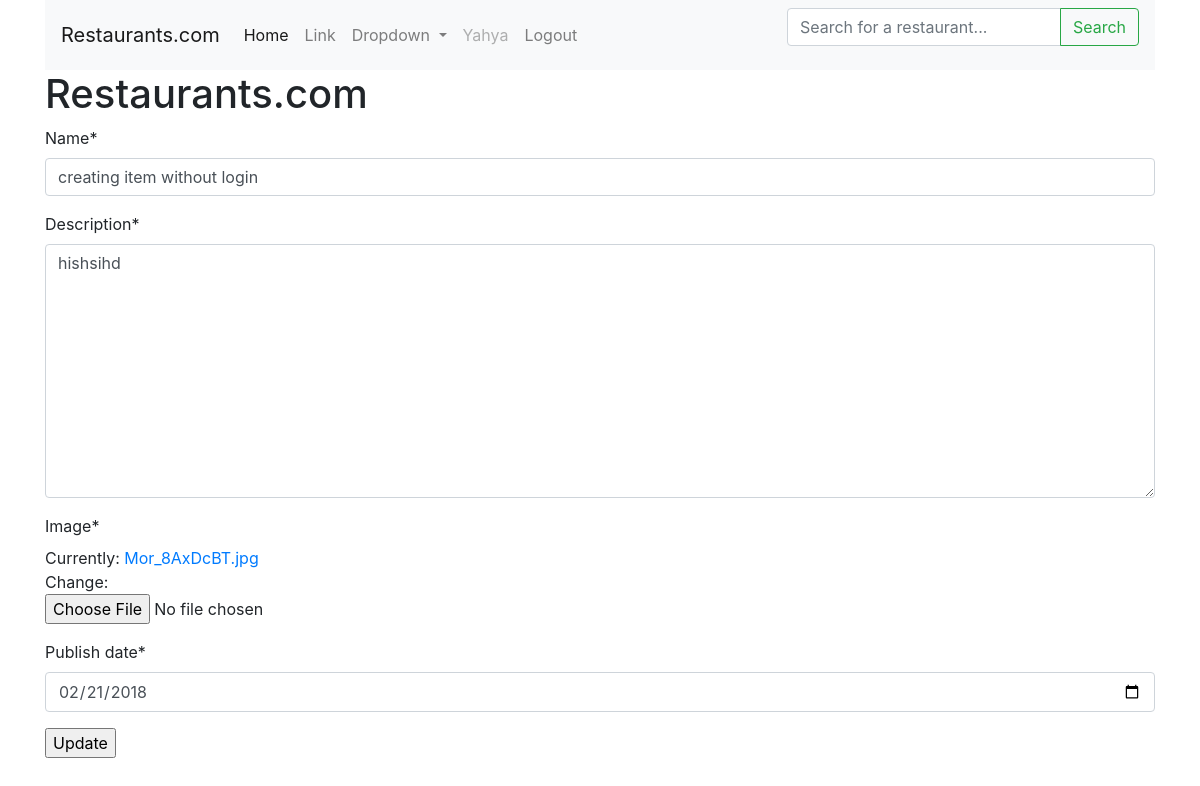
Page /update/19/ (signed in) on the committed database.
### restaurants/models.py (models this page shows, shortened)
class Restaurant(models.Model):
	name = models.CharField(max_length=255)
	description = models.TextField()
	image = models.ImageField(null=True)
	opening_time = models.TimeField(auto_now_add=True)
	closing_time = models.TimeField(auto_now_add=True)
	img_url = models.URLField()
	publish_date = models.DateField(null=True)
	owner = models.ForeignKey(User, default=1, on_delete=models.CASCADE)

### restaurants/views.py (the view)
# urls.py: path('update/<int:restaurant_id>/', views.update, name="restaurant_update"),
def update(request, restaurant_id):
	if not request.user.is_authenticated:
		return redirect('login')
	if not (request.user.is_staff or request.user==Restaurant.owner):
		return HttpResponse("you're not the owner or the staff. You are not allowed to edit this")
	restaurant_obj = Restaurant.objects.get(id=restaurant_id)
	form = RestaurantForm(instance=restaurant_obj)
	if request.method == "POST":
		form = RestaurantForm(request.POST, request.FILES or None, instance = restaurant_obj,)
		if form.is_valid():
			form.save()
			return redirect("restaurant_detail", restaurant_id=restaurant_obj.id)
	context = {
	"restaurant_obj":restaurant_obj,
	"update_form":form,
	}
	return render(request, 'restaurant_update.html', context)

### restaurants/forms.py
class RestaurantForm(forms.ModelForm):
	class Meta:
		model = Restaurant
		fields = ['name', 'description', 'image', 'publish_date']
		widgets = {
			"publish_date": forms.DateInput(attrs={"type":"date"})
		}

### restaurants/templates/restaurant_update.html (shortened to what this page needs)
{% extends "base.html" %}
{% load crispy_forms_tags %}
{% block stuff %}
	<form action="{% url 'restaurant_update' restaurant_id=restaurant_obj.id %}" method="POST" enctype="multipart/form-data">
		{{update_form|crispy}}
		<input type="submit" value="Update">
	</form>
{% endblock stuff %}

### restaurants/templates/base.html (shortened to what this page needs)
<!doctype html>
{% load static %}
<html lang="en">
  <head>
    <link rel="stylesheet" href="https://maxcdn.bootstrapcdn.com/bootstrap/4.0.0/css/bootstrap.min.css">
    <link rel="stylesheet" href="{% static 'style.css' %}">
    <div class="container">
  </head>
  <body>
<nav class="navbar navbar-expand-lg navbar-light bg-light">
  <a class="navbar-brand" href="{% url 'restaurants_list' %}">Restaurants.com</a>
  <div class="collapse navbar-collapse" id="navbarSupportedContent">
    <ul class="navbar-nav mr-auto">
      <li class="nav-item active">
        <a class="nav-link" href="#">Home <span class="sr-only">(current)</span></a>
      </li>
      <li class="nav-item">
        <a class="nav-link" href="#">Link</a>
      </li>
      <li class="nav-item dropdown">
        <a class="nav-link dropdown-toggle" href="#" id="navbarDropdown" role="button" data-toggle="dropdown" aria-haspopup="true" aria-expanded="false">
          Dropdown
        </a>
      </li>
      {% if request.user.is_authenticated %}
      <li class="nav-item">
        <a class="nav-link disabled" href="#">{{request.user}}</a>
      </li>
      <li class="nav-item">
        <a class="nav-link" href="{% url 'logout' %}">Logout</a>
      </li>
      {% endif %}
    </ul>
    <form action="{% url 'restaurants_list' %}" method="GET">
  <div class="input-group mb-3">
    <input type="text" class="form-control" placeholder="Search for a restaurant..." aria-label="Search" name="q">
    <div class="input-group-append">
      <button class="btn btn-outline-success my-2 my-sm-0" type="submit">Search</button>
    </div>
  </div>
</form>
  </div>
</nav>
    <h1>Restaurants.com</h1>
    {% block stuff %}
    {% endblock stuff %}
  </body>
</html>

### rows in the picture
Restaurant: name "creating item without login", description "hishsihd", publish_date "02/21/2018"

### other values in the picture
{{ request.user }} "Yahya"
